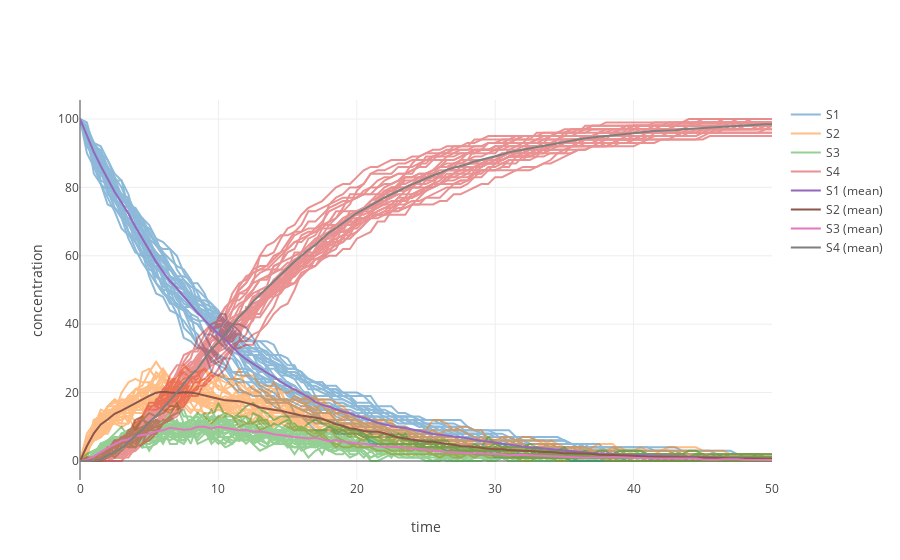

Notebook source saved alongside this figure:
### Markdown cell above
A slightly more complex example

### Code cell
import tellurium as te
import numpy as np

r = te.loada('''
    J1: S1 -> S2;  k1*S1;
    J2: S2 -> S3; k2*S2 - k3*S3
    # J2_1: S2 -> S3; k2*S2
    # J2_2: S3 -> S2; k3*S3;
    J3: S3 -> S4; k4*S3;

    k1 = 0.1; k2 = 0.5; k3 = 0.5; k4 = 0.5;
    S1 = 100;
''')

# use a stochastic solver
r.integrator = 'gillespie'
r.integrator.seed = 1234
# selections specifies the output variables in a simulation
selections = ['time'] + r.getBoundarySpeciesIds() + r.getFloatingSpeciesIds()
r.integrator.variable_step_size = False

# run repeated simulation
Ncol = len(r.selections)
Nsim = 30
points = 101
s_sum = np.zeros(shape=[points, Ncol])
for k in range(Nsim):
    r.resetToOrigin()
    s = r.simulate(0, 50, points, selections=selections)
    s_sum += s
    # use show=False to add traces to the current plot
    # instead of starting a new one, equivalent to MATLAB hold on
    r.plot(s, alpha=0.5, show=False)

# add mean curve, legend, show everything and set labels, titels, ...
fig = te.plot(s[:,0], s_sum[:,1:]/Nsim, names=[x + ' (mean)' for x in selections[1:]], title="Stochastic simulation", xtitle="time", ytitle="concentration")
